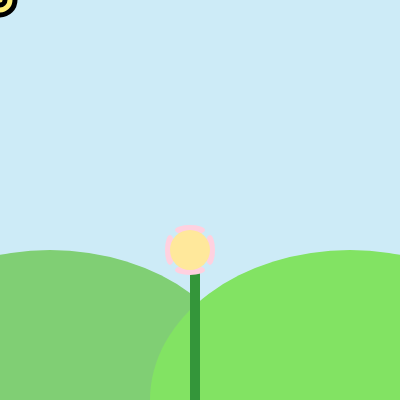
Frame 1 (no input)
Frame 60 (no input): identical to frame 1, image omitted
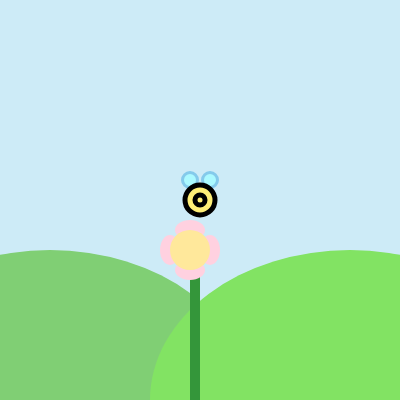
Frame 120 (the mouse pressed at the canvas centre since frame 60)

The p5.js sketch that drew these frames (run headless with seeded random() and noise() and a simulated clock; from frame 60 on, the mouse is pressed at the canvas centre):

// p5.js sketch
// ── sketch.js


//ellipse Width
let eW=10;


function setup() {
  createCanvas(400, 400);
}

function draw() {
  background(205, 235, 247);
  //hills for background
  noStroke();
  fill(128, 207, 116);
ellipse (50,400,400,300);
  fill(130, 227, 99);
  ellipse (350,400,400,300);
  

  //stem and stuff for interactable expanding flower
  fill (52, 150, 58);
  rect(190,250,10,300);
  //stem end 

  //growing petals 
  fill (255, 209, 224);
  ellipse(170,250,eW,30);
  ellipse (190,250,eW,30);
  ellipse (210,250,eW,30);
  ellipse (190,230,30,eW);
  ellipse (190,270,30,eW);
  //center of flower 
  fill (255, 232, 155);
  circle (190,250, 40);

  //bee that follows mouse
  stroke(132, 202, 235);
  strokeWeight(3);
  fill (171, 249, 255);
  circle (pmouseX-10,pmouseY-20,15)
  circle (pmouseX+10,pmouseY-20,15)
  fill (255, 239, 119);
  stroke (0,0,0);
  strokeWeight (5);
  circle( pmouseX, pmouseY, 30);
  fill (0,0,0);
  circle (pmouseX, pmouseY, 10);
  noStroke();
  fill (255, 239, 119);
  circle (pmouseX, pmouseY, 5);
  //bee code is done

}
//flower grow function
function mousePressed() {
  eW=eW+10;
}
